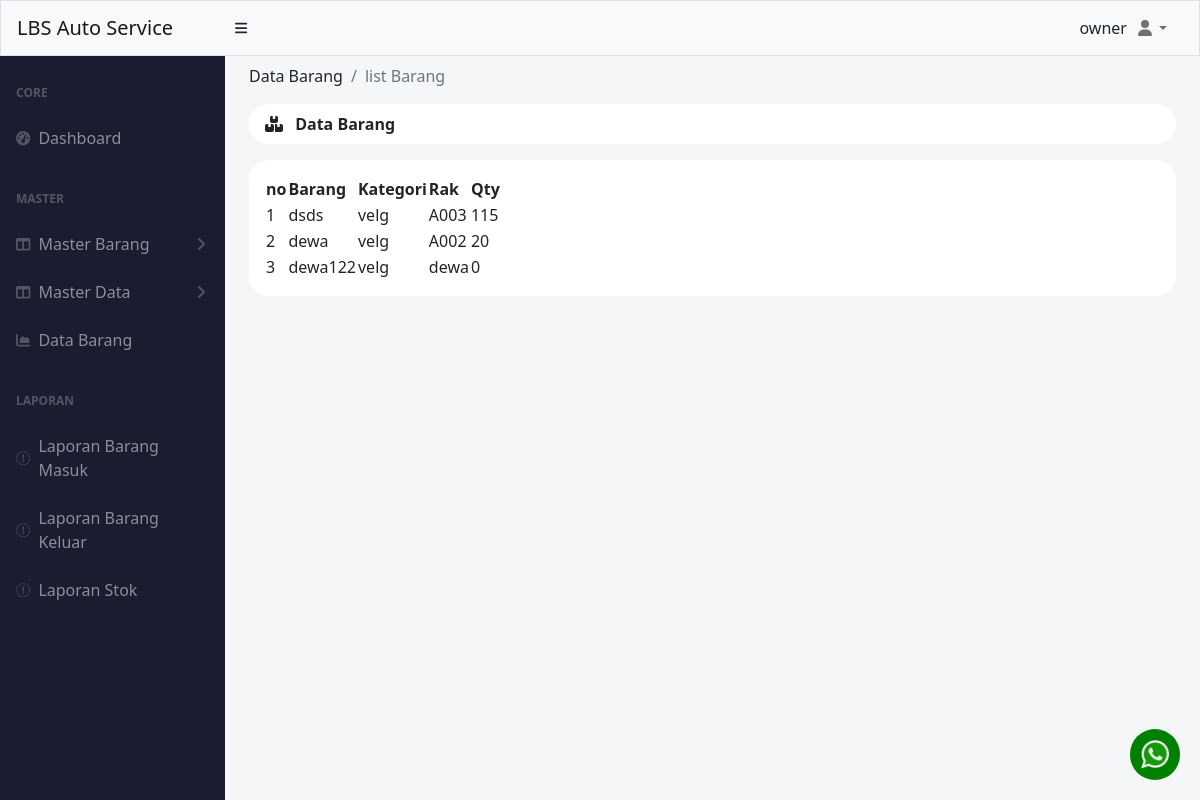
Screenshot of /index.php?menu=data-barang (signed in) with the database file from the repository.
### tables this page shows
CREATE TABLE `barang` (
  `id` int(11) NOT NULL,
  `nama` varchar(50) NOT NULL,
  `kategori_id` int(11) NOT NULL,
  `rak_id` int(11) NOT NULL,
  `qty` int(11) NOT NULL
);

CREATE TABLE `kategori` (
  `id` int(11) NOT NULL,
  `nama` varchar(50) NOT NULL
);

CREATE TABLE `rak` (
  `id` int(11) NOT NULL,
  `nama` varchar(50) NOT NULL
);

### pages/barang/index.php (the view, shortened to what this page needs)
<?php
include './koneksi.php';
$query = mysqli_query($conn, "SELECT
barang.id as id,
barang.nama as nama,
kategori.nama as kategori,
rak.nama as rak,
qty
FROM barang
INNER JOIN rak
ON barang.rak_id = rak.id
INNER JOIN kategori
ON barang.kategori_id = kategori.id");
?>
<div class="container-fluid px-4 ">
    <ol class="breadcrumb pt-2">
        <li class="breadcrumb-item ">Data Barang</li>
        <li class="breadcrumb-item active">list Barang</li>
    </ol>
    <div class="mb-4">
        <div class="card-header clearfix mb-3" style="border-radius: 20px ;background-color: white; border:0px;">
            <i class="fa-solid fa-boxes-stacked"></i>
            <span class="ms-2 fw-bolder"> Data Barang</span>
        </div>
        <div class="p-3  bg-white " style="border-radius: 20px; ">
            <table id="datatablesSimple" style="border-color: white;">
                <thead class="">
                    <tr>
                        <th>no</th>
                        <th>Barang</th>
                        <th>Kategori</th>
                        <th>Rak</th>
                        <th>Qty</th>
                    </tr>
                </thead>
                <tbody>
                    <?php
                    $i = 1;
                    while ($data = mysqli_fetch_assoc($query)) :
                    ?>
                        <tr>
                            <td><?= $i++ ?></td>
                            <td><?= $data['nama'] ?></td>
                            <td><?= $data['kategori'] ?></td>
                            <td><?= $data['rak'] ?></td>
                            <td><?= $data['qty'] ?></td>
                        </tr>
                    <?php
                    endwhile;
                    ?>
                </tbody>
            </table>
        </div>
    </div>
</div>

### rows the page displays
barang: nama "dsds", kategori.nama "velg", rak.nama "A003", qty "115"
barang: nama "dewa", kategori.nama "velg", rak.nama "A002", qty "20"
barang: nama "dewa122", kategori.nama "velg", rak.nama "dewa", qty "0"

### other values shown
$varSession['username'] "owner"
